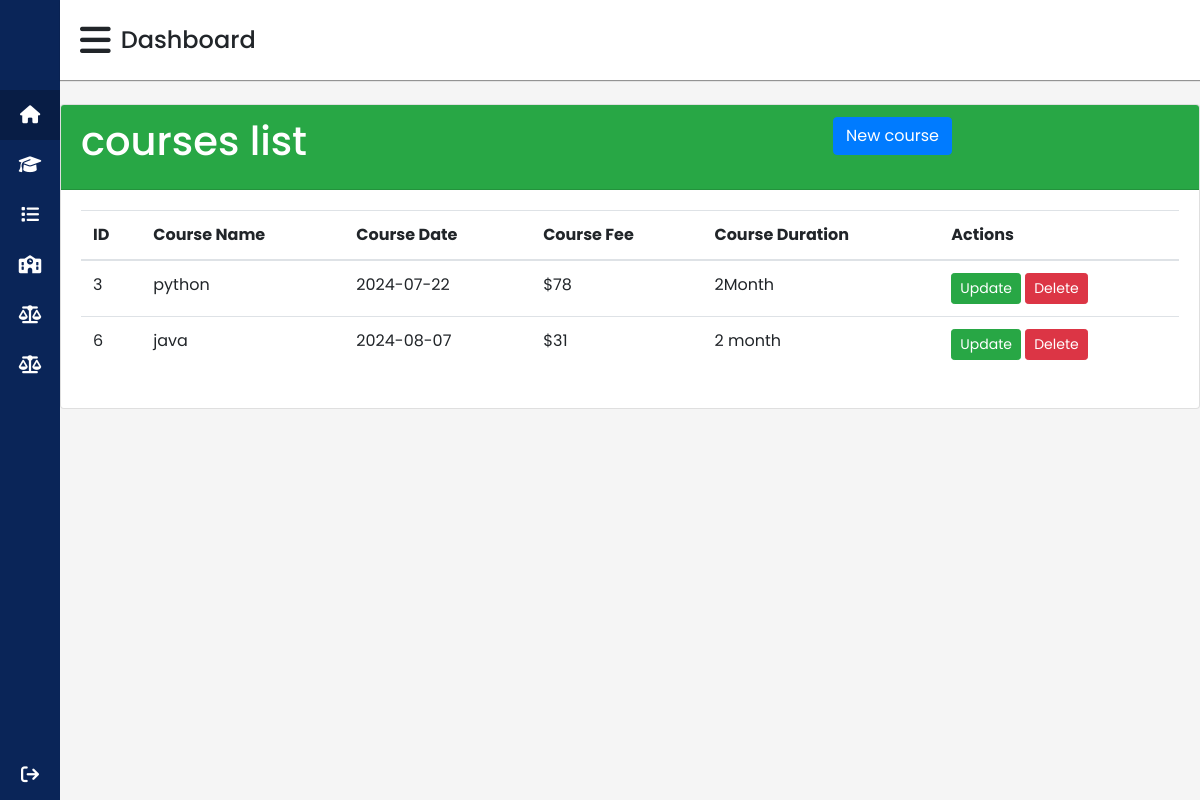
/courses.php, run on the app's committed database.
### tables this page shows
CREATE TABLE `courses` (
  `id` int(11) NOT NULL,
  `course_name` varchar(90) NOT NULL,
  `course_date` date NOT NULL,
  `course_fee` varchar(90) NOT NULL,
  `course_duration` varchar(90) NOT NULL
);

### includes/DB.php (called while the page is built, shortened)
<?php
function getConnection()
 {
  try {
    $host = 'localhost';
    $user = 'root';
    $password = '';
    $dbName = 'elearning_db';
    return new mysqli($host, $user, $password, $dbName);
  } catch (Exception $e) {
    echo $e->getMessage();
    echo "there is error please return agoin";
    exit();
  }
}
function getCourses()
 {
  try {
    $conn = getConnection();
    $result = $conn->query(" SELECT * FROM courses ");
    return $result->fetch_all(MYSQLI_ASSOC);
  } catch (Exception $e) {
    echo "<div class='alert alert-danger'>" . $e->getMessage() . "</div>";
  }
}

### courses.php (the view, shortened to what this page needs)
<?php
include_once('includes/head.php');
include_once('includes/sidebar.php');
include_once('includes/navbar.php');
?>
<div class="main-content">
  <div class="card">
    <div class="card-header bg-success text-white">
      <div class="row">
        <div class="col-md-8">
          <h1 class="card-title">courses list</h1>
        </div>
        <div class="col-md-4">
          <a href="add-course.php" class="btn btn-primary"> New course</a>
        </div>
      </div>
    </div>
    <div class="card-body">
      <?php
      $courses = getCourses();
      ?>
      <table class="table ">
        <thead>
          <tr>
            <th>ID</th>
            <th>Course Name</th>
            <th>Course Date</th>
            <th>Course Fee</th>
            <th>Course Duration</th>
            <th>Actions</th>
          </tr>
        </thead>
        <tbody>
          <?php foreach ($courses as $course) {  ?>
            <tr>
              <td><?php echo $course['id']; ?></td>
              <td><?php echo $course['course_name']; ?></td>
              <td><?php echo $course['course_date']; ?></td>
              <td> $<?php echo $course['course_fee']; ?></td>
              <td><?php echo $course['course_duration']; ?></td>
              <td>
                <a href="update-course.php?id= <?php echo $course['id']; ?>" class="btn btn-success btn-sm">Update </a>
                <a href="delete-course.php?id= <?php echo $course['id']; ?>" class="btn btn-danger btn-sm" onclick="return checkDelete()">Delete </a>
              </td>
            </tr>
          <?php } ?>
        </tbody>
      </table>
    </div>
  </div>
</div>
<?php
include_once('includes/footer.php');
?>

### assets/css/main.css (style rules this page uses)
* { margin: 0; padding: 0; box-sizing: border-box; font-family: 'Poppins', sans-serif; }
.main .main-content { position: relative; padding-top: 104px; }

### data on the page
courses: id "3", course_name "python", course_date "2024-07-22", course_fee "78", course_duration "2Month"
courses: id "6", course_name "java", course_date "2024-08-07", course_fee "31", course_duration "2 month"
